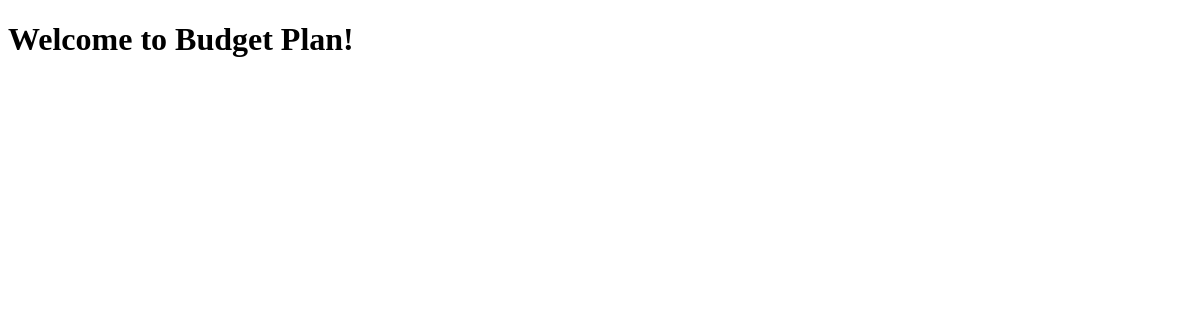
/budget/category/list/, run on an earlier commit of the app's database.
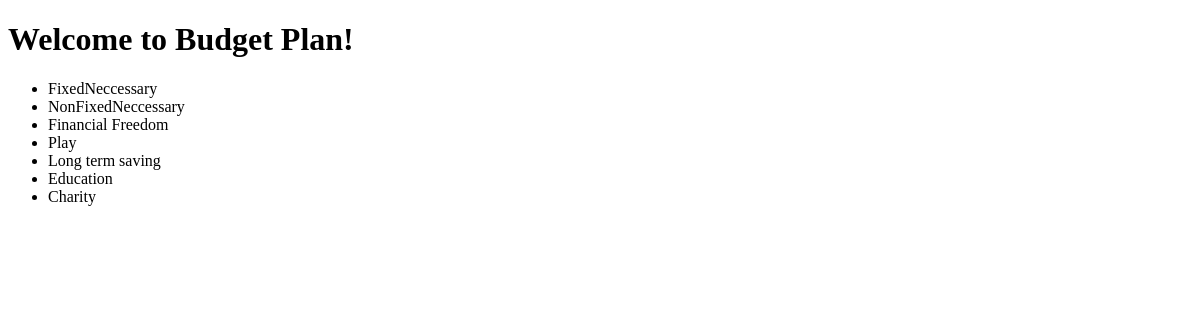
And on a later commit of the database.
### budget/models.py (models this page shows, shortened)
class Category(models.Model):
    name = CharField(max_length=128)
    method = ForeignKey(SavingMethod, null=True, on_delete=models.DO_NOTHING)

### budget/views.py (the view)
# urls.py: path('budget/category/list/', CategoryListView.as_view(), name='category_list'),
class CategoryListView(ListView):
    template_name = "categories/list.html"
    model = Category
    context_object_name = "category_list"

### budget/templates/categories/list.html
{% extends "base.html" %}
{% block content %}
  <h1>Welcome to Budget Plan!</h1>
  <ul>
    {% for category in category_list %}
      <li>
        {{ category.name }}
      </li>
    {% endfor %}
  </ul>
{% endblock %}

### budget/templates/base.html (shortened to what this page needs)
{% load static %}
<!DOCTYPE html>
<html lang="en">
<head>
</head>
<body>
{% block content %}{% endblock %}
</body>
</html>

What changed in the data, as far as the page shows it:
added Category: name "FixedNeccessary"
added Category: name "NonFixedNeccessary"
added Category: name "Financial Freedom"
added Category: name "Play"
added Category: name "Long term saving"
added Category: name "Education"
added Category: name "Charity"
